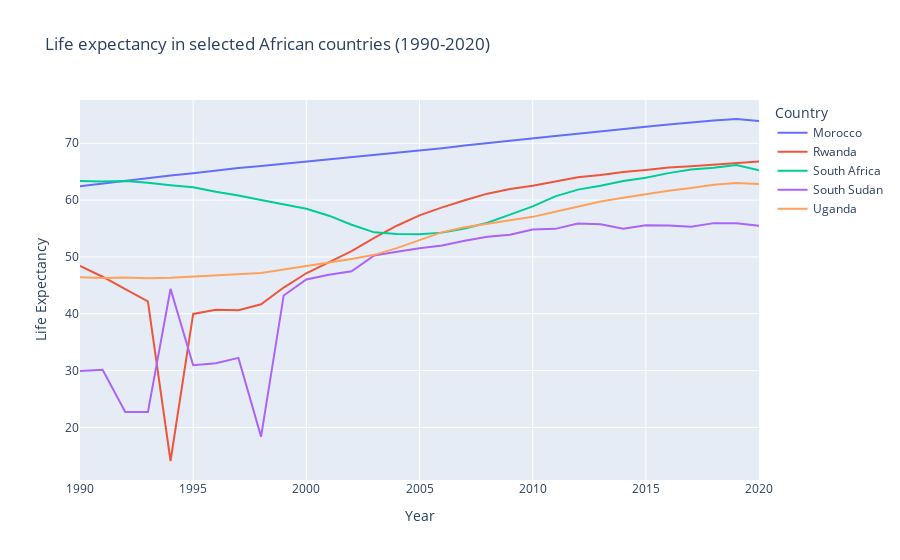

This figure's notebook cell:
### Markdown cell above
![](figures/fig1.svg)

### Code cell
df_small = df[df["country"].isin(['Morocco', 'Rwanda', 'South Africa', 'South Sudan', 'Uganda'])]
px.line(df_small, x='year', y='life_expectancy', color='country',
        title='Life expectancy in selected African countries (1990-2020)',
        labels={'country': 'Country',
                'year': 'Year',
                'life_expectancy': 'Life Expectancy'
                })

### Figure 1 — Plotly figure (JSON) as saved in the notebook; plotly's stock layout.template omitted (floating-point values rounded to 4 significant figures)
{"data": [{"hovertemplate": "Country=Morocco<br>Year=%{x}<br>Life Expectancy=%{y}<extra></extra>", "legendgroup": "Morocco", "line": {"color": "#636efa", "dash": "solid"}, "marker": {"symbol": "circle"}, "mode": "lines", "name": "Morocco", "orientation": "v", "showlegend": true, "type": "scatter", "x": [1990, 1991, 1992, 1993, 1994, 1995, 1996, 1997, 1998, 1999, 2000, 2001, 2002, 2003, 2004, 2005, 2006, 2007, 2008, 2009, 2010, 2011, 2012, 2013, 2014, 2015, 2016, 2017, 2018, 2019, 2020], "xaxis": "x", "y": [62.45, 62.95, 63.4, 63.87, 64.35, 64.74, 65.24, 65.63, 66.02, 66.41, 66.79, 67.18, 67.55, 67.92, 68.23, 68.7, 69.13, 69.6, 70.05, 70.46, 70.83, 71.27, 71.68, 72.12, 72.54, 72.92, 73.28, 73.66, 73.99, 74.27, 73.92], "yaxis": "y"}, {"hovertemplate": "Country=Rwanda<br>Year=%{x}<br>Life Expectancy=%{y}<extra></extra>", "legendgroup": "Rwanda", "line": {"color": "#EF553B", "dash": "solid"}, "marker": {"symbol": "circle"}, "mode": "lines", "name": "Rwanda", "orientation": "v", "showlegend": true, "type": "scatter", "x": [1990, 1991, 1992, 1993, 1994, 1995, 1996, 1997, 1998, 1999, 2000, 2001, 2002, 2003, 2004, 2005, 2006, 2007, 2008, 2009, 2010, 2011, 2012, 2013, 2014, 2015, 2016, 2017, 2018, 2019, 2020], "xaxis": "x", "y": [48.43, 46.52, 44.32, 42.17, 14.1, 39.97, 40.7, 40.64, 41.68, 44.62, 47.13, 49.02, 51.03, 53.37, 55.49, 57.32, 58.71, 59.97, 61.13, 61.96, 62.54, 63.26, 64.01, 64.43, 64.94, 65.3, 65.74, 65.94, 66.25, 66.44, 66.77], "yaxis": "y"}, {"hovertemplate": "Country=South Africa<br>Year=%{x}<br>Life Expectancy=%{y}<extra></extra>", "legendgroup": "South Africa", "line": {"color": "#00cc96", "dash": "solid"}, "marker": {"symbol": "circle"}, "mode": "lines", "name": "South Africa", "orientation": "v", "showlegend": true, "type": "scatter", "x": [1990, 1991, 1992, 1993, 1994, 1995, 1996, 1997, 1998, 1999, 2000, 2001, 2002, 2003, 2004, 2005, 2006, 2007, 2008, 2009, 2010, 2011, 2012, 2013, 2014, 2015, 2016, 2017, 2018, 2019, 2020], "xaxis": "x", "y": [63.38, 63.27, 63.34, 63.05, 62.61, 62.26, 61.46, 60.8, 60.0, 59.24, 58.47, 57.26, 55.67, 54.33, 54.04, 53.98, 54.28, 54.99, 56.02, 57.45, 58.9, 60.65, 61.85, 62.53, 63.38, 63.95, 64.75, 65.4, 65.67, 66.17, 65.25], "yaxis": "y"}, {"hovertemplate": "Country=South Sudan<br>Year=%{x}<br>Life Expectancy=%{y}<extra></extra>", "legendgroup": "South Sudan", "line": {"color": "#ab63fa", "dash": "solid"}, "marker": {"symbol": "circle"}, "mode": "lines", "name": "South Sudan", "orientation": "v", "showlegend": true, "type": "scatter", "x": [1990, 1991, 1992, 1993, 1994, 1995, 1996, 1997, 1998, 1999, 2000, 2001, 2002, 2003, 2004, 2005, 2006, 2007, 2008, 2009, 2010, 2011, 2012, 2013, 2014, 2015, 2016, 2017, 2018, 2019, 2020], "xaxis": "x", "y": [29.93, 30.15, 22.72, 22.7, 44.38, 30.95, 31.3, 32.24, 18.39, 43.22, 46.03, 46.88, 47.49, 50.25, 50.92, 51.55, 52.02, 52.86, 53.54, 53.89, 54.81, 54.94, 55.87, 55.75, 54.97, 55.57, 55.54, 55.31, 55.95, 55.91, 55.48], "yaxis": "y"}, {"hovertemplate": "Country=Uganda<br>Year=%{x}<br>Life Expectancy=%{y}<extra></extra>", "legendgroup": "Uganda", "line": {"color": "#FFA15A", "dash": "solid"}, "marker": {"symbol": "circle"}, "mode": "lines", "name": "Uganda", "orientation": "v", "showlegend": true, "type": "scatter", "x": [1990, 1991, 1992, 1993, 1994, 1995, 1996, 1997, 1998, 1999, 2000, 2001, 2002, 2003, 2004, 2005, 2006, 2007, 2008, 2009, 2010, 2011, 2012, 2013, 2014, 2015, 2016, 2017, 2018, 2019, 2020], "xaxis": "x", "y": [46.44, 46.32, 46.37, 46.24, 46.35, 46.57, 46.67, 46.98, 47.17, 47.79, 48.34, 49.01, 49.65, 50.37, 51.55, 52.98, 54.37, 55.24, 55.82, 56.49, 57.05, 57.97, 58.82, 59.76, 60.41, 61.09, 61.65, 62.12, 62.71, 62.99, 62.85], "yaxis": "y"}], "layout": {"legend": {"title": {"text": "Country"}, "tracegroupgap": 0}, "title": {"text": "Life expectancy in selected African countries (1990-2020)"}, "xaxis": {"anchor": "y", "domain": [0, 1], "title": {"text": "Year"}}, "yaxis": {"anchor": "x", "domain": [0, 1], "title": {"text": "Life Expectancy"}}}}
